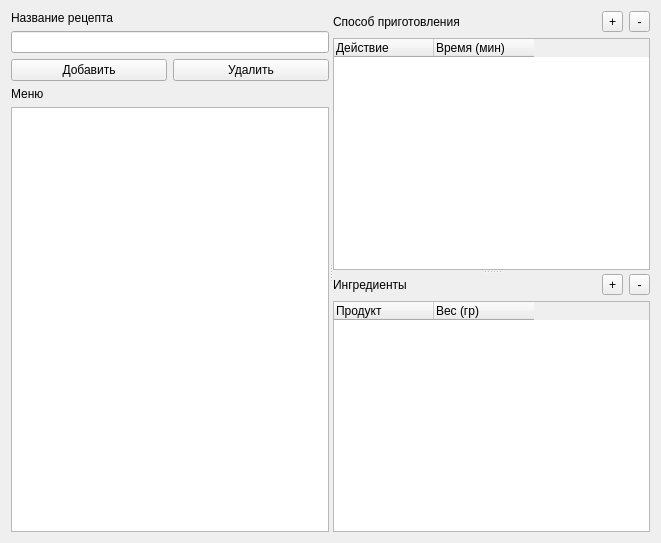
<?xml version="1.0" encoding="UTF-8"?>
<ui version="4.0">
 <class>Recipes</class>
 <widget class="QWidget" name="Recipes">
  <property name="geometry">
   <rect>
    <x>0</x>
    <y>0</y>
    <width>661</width>
    <height>543</height>
   </rect>
  </property>
  <property name="windowTitle">
   <string>Список Рецептов</string>
  </property>
  <property name="windowIcon">
   <iconset resource="../res/Resource.qrc">
    <normaloff>:/CppIcon.png</normaloff>:/CppIcon.png</iconset>
  </property>
  <layout class="QVBoxLayout" name="verticalLayout_5">
   <item>
    <widget class="QSplitter" name="splitter_2">
     <property name="orientation">
      <enum>Qt::Horizontal</enum>
     </property>
     <widget class="QWidget" name="layoutWidget">
      <layout class="QVBoxLayout" name="verticalLayout">
       <item>
        <widget class="QLabel" name="recipeNameLabel">
         <property name="text">
          <string>Название рецепта</string>
         </property>
        </widget>
       </item>
       <item>
        <widget class="QLineEdit" name="recipeName"/>
       </item>
       <item>
        <layout class="QHBoxLayout" name="horizontalLayout_3">
         <item>
          <widget class="QPushButton" name="addNewRecipe">
           <property name="text">
            <string>Добавить</string>
           </property>
          </widget>
         </item>
         <item>
          <widget class="QPushButton" name="removeRecipe">
           <property name="text">
            <string>Удалить</string>
           </property>
          </widget>
         </item>
        </layout>
       </item>
       <item>
        <layout class="QVBoxLayout" name="verticalLayout_2">
         <item>
          <widget class="QLabel" name="menuLabel">
           <property name="text">
            <string>Меню</string>
           </property>
          </widget>
         </item>
         <item>
          <widget class="ListWidgetReorder" name="recipes">
           <property name="dragEnabled">
            <bool>true</bool>
           </property>
           <property name="dragDropMode">
            <enum>QAbstractItemView::InternalMove</enum>
           </property>
           <property name="defaultDropAction">
            <enum>Qt::MoveAction</enum>
           </property>
          </widget>
         </item>
        </layout>
       </item>
      </layout>
     </widget>
     <widget class="QSplitter" name="splitter">
      <property name="orientation">
       <enum>Qt::Vertical</enum>
      </property>
      <widget class="QWidget" name="layoutWidget">
       <layout class="QVBoxLayout" name="verticalLayout_3">
        <item>
         <layout class="QHBoxLayout" name="horizontalLayout">
          <item>
           <widget class="QLabel" name="stepsLabel">
            <property name="sizePolicy">
             <sizepolicy hsizetype="Preferred" vsizetype="Preferred">
              <horstretch>1</horstretch>
              <verstretch>0</verstretch>
             </sizepolicy>
            </property>
            <property name="text">
             <string>Способ приготовления</string>
            </property>
           </widget>
          </item>
          <item>
           <widget class="QToolButton" name="addStep">
            <property name="sizePolicy">
             <sizepolicy hsizetype="Fixed" vsizetype="Fixed">
              <horstretch>0</horstretch>
              <verstretch>0</verstretch>
             </sizepolicy>
            </property>
            <property name="text">
             <string>+</string>
            </property>
           </widget>
          </item>
          <item>
           <widget class="QToolButton" name="removeStep">
            <property name="sizePolicy">
             <sizepolicy hsizetype="Fixed" vsizetype="Fixed">
              <horstretch>0</horstretch>
              <verstretch>0</verstretch>
             </sizepolicy>
            </property>
            <property name="minimumSize">
             <size>
              <width>21</width>
              <height>0</height>
             </size>
            </property>
            <property name="text">
             <string>-</string>
            </property>
           </widget>
          </item>
         </layout>
        </item>
        <item>
         <widget class="TreeWidgetReorder" name="steps">
          <property name="editTriggers">
           <set>QAbstractItemView::DoubleClicked|QAbstractItemView::EditKeyPressed</set>
          </property>
          <property name="tabKeyNavigation">
           <bool>true</bool>
          </property>
          <property name="dragEnabled">
           <bool>true</bool>
          </property>
          <property name="dragDropMode">
           <enum>QAbstractItemView::InternalMove</enum>
          </property>
          <property name="defaultDropAction">
           <enum>Qt::MoveAction</enum>
          </property>
          <property name="selectionMode">
           <enum>QAbstractItemView::SingleSelection</enum>
          </property>
          <property name="indentation">
           <number>0</number>
          </property>
          <attribute name="headerStretchLastSection">
           <bool>false</bool>
          </attribute>
          <column>
           <property name="text">
            <string>Действие</string>
           </property>
          </column>
          <column>
           <property name="text">
            <string>Время (мин)</string>
           </property>
           <property name="textAlignment">
            <set>AlignLeading|AlignVCenter</set>
           </property>
          </column>
         </widget>
        </item>
       </layout>
      </widget>
      <widget class="QWidget" name="layoutWidget">
       <layout class="QVBoxLayout" name="verticalLayout_4">
        <item>
         <layout class="QHBoxLayout" name="horizontalLayout_2">
          <item>
           <widget class="QLabel" name="ingredientsLabel">
            <property name="text">
             <string>Ингредиенты</string>
            </property>
           </widget>
          </item>
          <item>
           <widget class="QToolButton" name="addIngredient">
            <property name="text">
             <string>+</string>
            </property>
           </widget>
          </item>
          <item>
           <widget class="QToolButton" name="removeIngredient">
            <property name="minimumSize">
             <size>
              <width>21</width>
              <height>0</height>
             </size>
            </property>
            <property name="text">
             <string>-</string>
            </property>
           </widget>
          </item>
         </layout>
        </item>
        <item>
         <widget class="TreeWidgetReorder" name="ingredients">
          <property name="editTriggers">
           <set>QAbstractItemView::DoubleClicked|QAbstractItemView::EditKeyPressed</set>
          </property>
          <property name="tabKeyNavigation">
           <bool>true</bool>
          </property>
          <property name="dragEnabled">
           <bool>true</bool>
          </property>
          <property name="dragDropMode">
           <enum>QAbstractItemView::InternalMove</enum>
          </property>
          <property name="defaultDropAction">
           <enum>Qt::MoveAction</enum>
          </property>
          <property name="selectionMode">
           <enum>QAbstractItemView::SingleSelection</enum>
          </property>
          <property name="indentation">
           <number>0</number>
          </property>
          <attribute name="headerStretchLastSection">
           <bool>false</bool>
          </attribute>
          <column>
           <property name="text">
            <string>Продукт</string>
           </property>
          </column>
          <column>
           <property name="text">
            <string>Вес (гр)</string>
           </property>
           <property name="textAlignment">
            <set>AlignLeading|AlignVCenter</set>
           </property>
          </column>
         </widget>
        </item>
       </layout>
      </widget>
     </widget>
    </widget>
   </item>
  </layout>
 </widget>
 <customwidgets>
  <customwidget>
   <class>TreeWidgetReorder</class>
   <extends>QTreeWidget</extends>
   <header>TreeWidgetReorder.h</header>
  </customwidget>
  <customwidget>
   <class>ListWidgetReorder</class>
   <extends>QListWidget</extends>
   <header>ListWidgetReorder.h</header>
  </customwidget>
 </customwidgets>
 <resources>
  <include location="../res/Resource.qrc"/>
 </resources>
 <connections/>
</ui>
